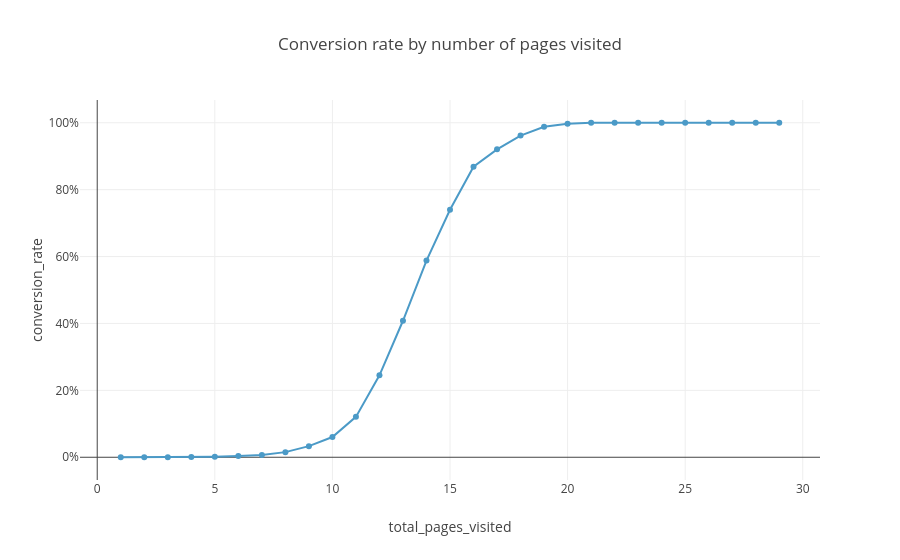
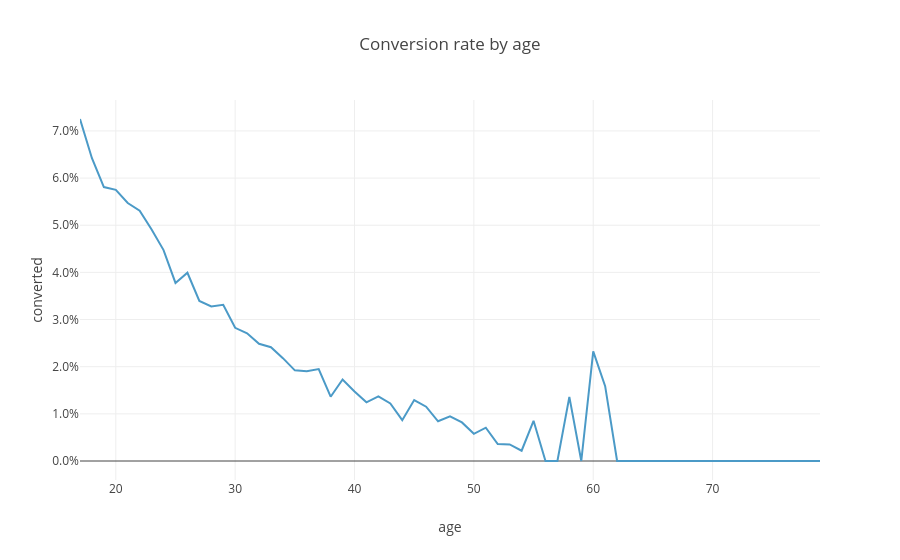

The cell these charts' notebook holds for them, in order:
### Code cell
t = rate_by('total_pages_visited')
fig = px.line(t, x='total_pages_visited', y='conversion_rate', markers=True, hover_data=['users'],
              title='Conversion rate by number of pages visited')
fig.update_yaxes(tickformat='.0%'); fig.show()
t2 = data[data['age'] <= 80].groupby('age')['converted'].mean().reset_index()
fig = px.line(t2, x='age', y='converted', title='Conversion rate by age'); fig.update_yaxes(tickformat='.1%'); fig.show()

### Figure 1 — Plotly figure (JSON) as saved in the notebook; plotly's stock layout.template omitted (floating-point values rounded to 4 significant figures)
{"data": [{"customdata": [[36637], [39546], [39465], [36918], [32654], [27198], [21112], [15768], [10972], [7312], [4846], [3233], [2191], [1611], [1196], [997], [767], [653], [506], [372], [266], [162], [99], [40], [34], [15], [7], [1], [2]], "hovertemplate": "total_pages_visited=%{x}<br>conversion_rate=%{y}<br>users=%{customdata[0]}<extra></extra>", "legendgroup": "", "line": {"color": "#4B9AC7", "dash": "solid"}, "marker": {"symbol": "circle"}, "mode": "lines+markers", "name": "", "orientation": "v", "showlegend": false, "type": "scatter", "x": [1, 2, 3, 4, 5, 6, 7, 8, 9, 10, 11, 12, 13, 14, 15, 16, 17, 18, 19, 20, 21, 22, 23, 24, 25, 26, 27, 28, 29], "xaxis": "x", "y": [0.0, 0.0002276, 0.0002787, 0.0007855, 0.001562, 0.003456, 0.006584, 0.01528, 0.03318, 0.06045, 0.1207, 0.245, 0.408, 0.5878, 0.74, 0.8686, 0.9205, 0.9617, 0.9881, 0.9973, 1.0, 1.0, 1.0, 1.0, 1.0, 1.0, 1.0, 1.0, 1.0], "yaxis": "y"}], "layout": {"legend": {"tracegroupgap": 0}, "title": {"text": "Conversion rate by number of pages visited"}, "xaxis": {"anchor": "y", "domain": [0.0, 1.0], "title": {"text": "total_pages_visited"}}, "yaxis": {"anchor": "x", "domain": [0.0, 1.0], "tickformat": ".0%", "title": {"text": "conversion_rate"}}}}

### Figure 2 — Plotly figure (JSON) as saved in the notebook; plotly's stock layout.template omitted (floating-point values rounded to 4 significant figures)
{"data": [{"hovertemplate": "age=%{x}<br>converted=%{y}<extra></extra>", "legendgroup": "", "line": {"color": "#4B9AC7", "dash": "solid"}, "marker": {"symbol": "circle"}, "mode": "lines", "name": "", "orientation": "v", "showlegend": false, "type": "scatter", "x": [17, 18, 19, 20, 21, 22, 23, 24, 25, 26, 27, 28, 29, 30, 31, 32, 33, 34, 35, 36, 37, 38, 39, 40, 41, 42, 43, 44, 45, 46, 47, 48, 49, 50, 51, 52, 53, 54, 55, 56, 57, 58, 59, 60, 61, 62, 63, 64, 65, 66, 67, 68, 69, 70, 72, 73, 77, 79], "xaxis": "x", "y": [0.07253, 0.06421, 0.05809, 0.0575, 0.05471, 0.0531, 0.04911, 0.04473, 0.03776, 0.03992, 0.03394, 0.03276, 0.03312, 0.02825, 0.02709, 0.02485, 0.02414, 0.02181, 0.01922, 0.01903, 0.01949, 0.01364, 0.0173, 0.01473, 0.01245, 0.01372, 0.01221, 0.008666, 0.01293, 0.01151, 0.008426, 0.009484, 0.00818, 0.005771, 0.007071, 0.003593, 0.003503, 0.002179, 0.008523, 0.0, 0.0, 0.01361, 0.0, 0.02326, 0.01587, 0.0, 0.0, 0.0, 0.0, 0.0, 0.0, 0.0, 0.0, 0.0, 0.0, 0.0, 0.0, 0.0], "yaxis": "y"}], "layout": {"legend": {"tracegroupgap": 0}, "title": {"text": "Conversion rate by age"}, "xaxis": {"anchor": "y", "domain": [0.0, 1.0], "title": {"text": "age"}}, "yaxis": {"anchor": "x", "domain": [0.0, 1.0], "tickformat": ".1%", "title": {"text": "converted"}}}}
